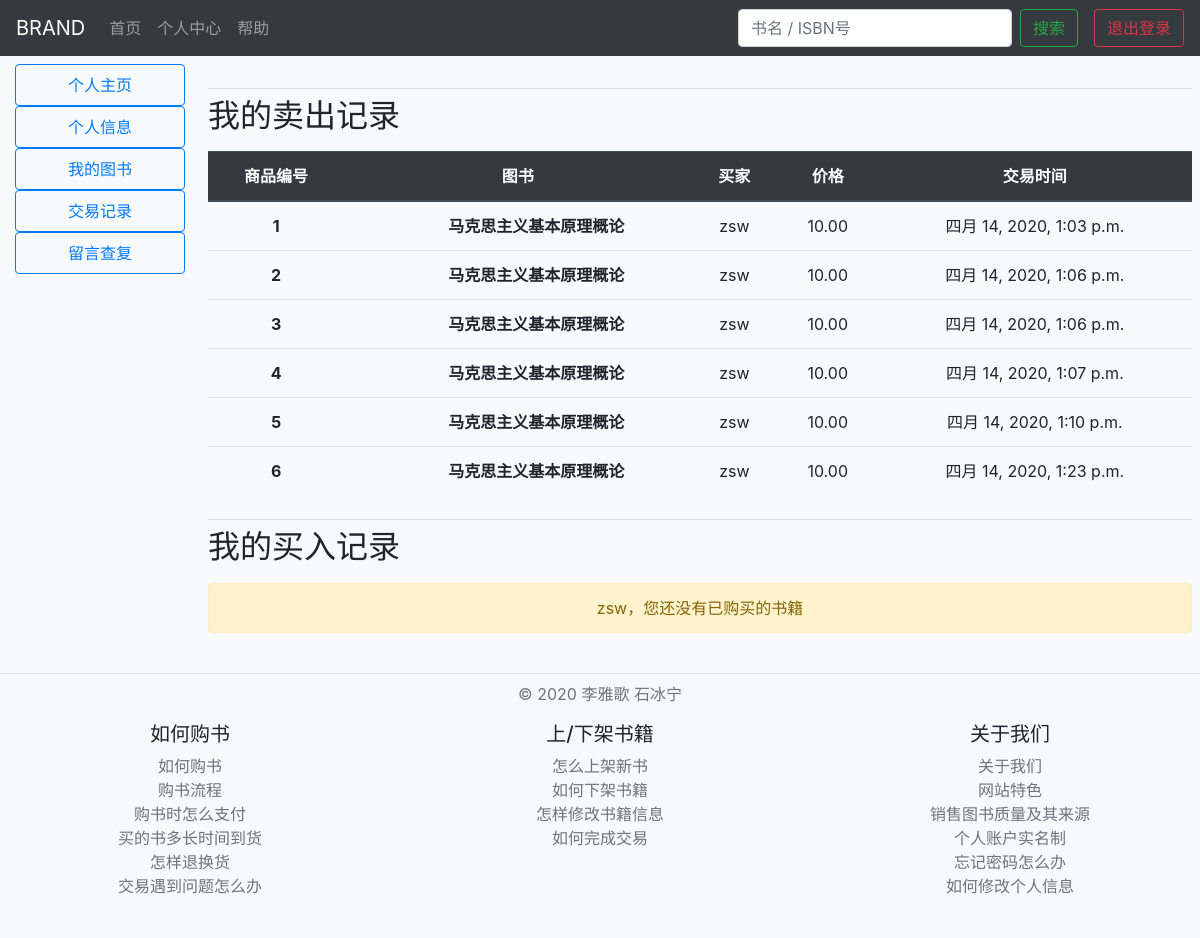
Page /center/trans_info/11 (signed in) on the committed database.
### center/models.py (models this page shows)
class TransRecord(models.Model):
    seller = models.ForeignKey(User, on_delete=models.CASCADE, default='')
    buyer = models.ForeignKey(User, on_delete=models.CASCADE, related_name='buyer')
    goods = models.ForeignKey(Book, on_delete=models.CASCADE)
    order_time = models.DateTimeField(auto_now_add=True)
    price = models.DecimalField(max_digits=19, decimal_places=2, default=0)

### goods/models.py (models this page shows)
class Book(models.Model):
    status = ((1, "上架中"), (2, "待处理"), (3, "已下架"))
    book_status = models.IntegerField(choices=status, default=2)
    book_type = models.ForeignKey(BookType, on_delete=models.DO_NOTHING)
    full_title = models.CharField(max_length=255)
    ISBN_num = models.CharField(max_length=13, unique=True)
    publisher = models.CharField(max_length=255)
    authors = models.CharField(max_length=255)
    picture = models.ImageField(upload_to='books_images')
    original_price = models.DecimalField(max_digits=19, decimal_places=2)
    sale_volume = models.IntegerField(default=0)

### center/views.py (the view)
# urls.py: path('trans_info/<int:user_id>', TransactionRecordView.as_view(), name='trans_info'),
class TransactionRecordView(TemplateView):
    template_name = "trans_record.html"
    def get(self, request, *args, **kwargs):
        context = super().get_context_data(**kwargs)
        user_id = context['user_id']
        if request.user.is_authenticated and request.user.pk == user_id:
            context['sell_records'] = TransRecord.objects.filter(seller=request.user)
            context['buy_record'] = TransRecord.objects.filter(buyer=request.user)
            return self.render_to_response(context)
        else:
            return redirect('/')

### center/templates/trans_record.html (shortened to what this page needs)
{% extends 'center.html' %}
{% block mainbody %}
<main role="main" class="col-md-10 ml-sm-auto px-2">
  <h2 class="border-top mt-4 pt-2">我的卖出记录</h2>
  {% if sell_records %}
  <table class="table text-center my-3">
    <thead class="thead-dark">
      <tr>
        <th scope="col">商品编号</th>
        <th scope="col" colspan="2">图书</th>
        <th scope="col">买家</th>
        <th scope="col">价格</th>
        <th scope="col">交易时间</th>
      </tr>
    </thead>
    <tbody>
      {% for sell_record in sell_records %}
      <tr>
        <td><strong>{{ forloop.counter }}</strong></td>
        <td>
        </td>
        <td><strong>{{ sell_record.goods.full_title }}</strong></td>
        <td>{{ sell_record.buyer.username }}</td>
        <td>{{ sell_record.price }}</td>
        <td>{{ sell_record.order_time }}</td>
      </tr>
      {% endfor %}
    </tbody>
  </table>
  {% else %}
  <p class="alert alert-warning text-center my-3">{{ user.username }}，您还没有已卖出的书籍</p>
  {% endif %}
  <h2 class="border-top mt-4 pt-2">我的买入记录</h2>
  {% if buy_records %}
  <table class="table text-center my-3">
    <thead class="thead-dark">
      <tr>
        <th scope="col">商品编号</th>
        <th scope="col" colspan="2">图书</th>
        <th scope="col">卖家</th>
        <th scope="col">价格</th>
        <th scope="col">交易时间</th>
      </tr>
    </thead>
    <tbody>
      {% for buy_record in buy_records %}
      <tr>
        <td><strong>{{ forloop.counter }}</strong></td>
        <td>
          <img src="{{ my_good.picture_1.url }}" width="80" alt="">
        </td>
        <td><strong>{{ buy_record.goods.full_title }}</strong></td>
        <td>{{ buy_record.seller.username }}</td>
        <td>{{ buy_record.price }}</td>
        <td>{{ buy_record.order_time }}</td>
      </tr>
      {% endfor %}
    </tbody>
  </table>
  {% else %}
  <p class="alert alert-warning text-center my-3">{{ user.username }}，您还没有已购买的书籍</p>
  {% endif %}
</main>
{% endblock %}

### rows in the picture
TransRecord: goods.full_title "马克思主义基本原理概论", buyer.username "zsw", price "10.00", order_time "四月 14, 2020, 1:03 p.m."
TransRecord: goods.full_title "马克思主义基本原理概论", buyer.username "zsw", price "10.00", order_time "四月 14, 2020, 1:06 p.m."
TransRecord: goods.full_title "马克思主义基本原理概论", buyer.username "zsw", price "10.00", order_time "四月 14, 2020, 1:06 p.m."
TransRecord: goods.full_title "马克思主义基本原理概论", buyer.username "zsw", price "10.00", order_time "四月 14, 2020, 1:07 p.m."
TransRecord: goods.full_title "马克思主义基本原理概论", buyer.username "zsw", price "10.00", order_time "四月 14, 2020, 1:10 p.m."
TransRecord: goods.full_title "马克思主义基本原理概论", buyer.username "zsw", price "10.00", order_time "四月 14, 2020, 1:23 p.m."

### other values in the picture
{{ user.username }} "zsw"
